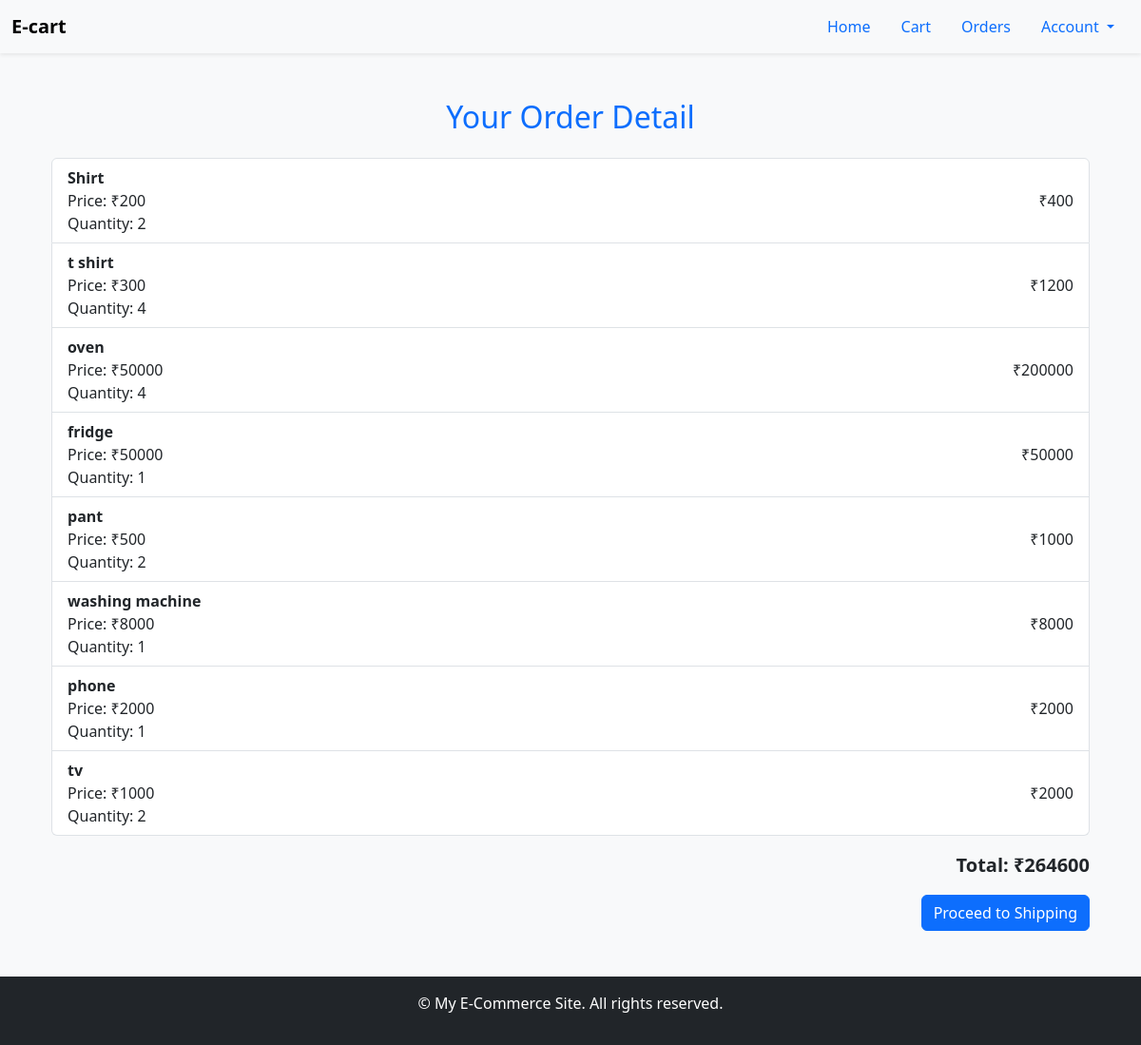
The page /orderdetail/111/ (signed in) on the database its author committed.
### E_commerce_app/models.py (models this page shows, shortened)
class Product(models.Model):
  name=models.CharField(max_length=500)
  description=models.TextField()
  price=models.PositiveIntegerField()
  image=models.ImageField(upload_to='product_images/')
  category=models.ForeignKey('Category',on_delete=models.CASCADE)

### E_commerce_app/views.py (the view)
# urls.py: path('orderdetail/', OrderDetailView.as_view(), name='order_list'),
class OrderDetailView(DetailView):
    def get(self,request,order_id=None):
        cart_items = Cart.objects.filter(user=request.user)
        if order_id:
            order=get_object_or_404(Order,id=order_id,user=request.user)
            order_item = OrderItem.objects.filter(order=order)
            total = sum(item.product.price * item.quantity for item in order_item)
            order_details = []
            for item in order_item:
                order_details.append({
                    "item_name": item.product.name,
                    "quantity": item.quantity,
                    "price": item.price,
                    "total_price": item.price * item.quantity,
                })
            return render(request,'E_commerce_app/order_details.html',{
                'order':order,
                'order_item':order_details,
                'total':total,
            })
        else:
            orders = Order.objects.filter(user=request.user)
            return render(request, 'E_commerce_app/order_details.html', {
                'orders': orders
            })

### E_commerce_app/templates/E_commerce_app/order_details.html (shortened to what this page needs)
{% extends "E_commerce_app/base.html" %}
{% block content %}
  <div class="container mt-4">
      <h2 class="text-center text-primary mb-4">Your Order Detail</h2>
    {% if order_item %}
      <ul class="list-group mb-3">
        {% for item in order_item %}
          <li class="list-group-item d-flex justify-content-between align-items-center">
            <div>
              <strong>{{ item.item_name }}</strong><br>
              Price: ₹{{ item.price }} <br>
              Quantity: {{ item.quantity }}
            </div>
            <span>₹{{ item.total_price }}</span>
          </li>
        {% endfor %}
      </ul>
      <p class="fw-bold text-end fs-5">Total: ₹{{ total }}</p>
      <div class="text-end mb-5">
        <a href="{% url 'shippingdetail' %}" class="btn btn-primary">Proceed to Shipping</a>
      </div>
    {% else %}
      <div class="alert alert-warning text-center" role="alert">
        No order yet!
      </div>
    {% endif %}
  </div>
{% endblock %}

### rows shown on the page
Product: item_name "Shirt"
Product: item_name "t shirt"
Product: item_name "oven"
Product: item_name "fridge"
Product: item_name "pant"
Product: item_name "washing machine"
Product: item_name "phone"
Product: item_name "tv"

### other values the page prints
{{ item.price }} "200" "300" "50000" "50000" "500" "8000" "2000" "1000"
{{ item.quantity }} "2" "4" "4" "1" "2" "1" "1" "2"
{{ item.total_price }} "400" "1200" "200000" "50000" "1000" "8000" "2000" "2000"
{{ total }} "264600"
